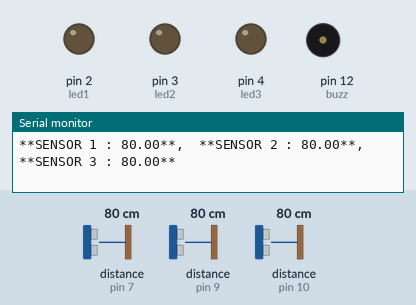
Recording of a sketch running on a simulated Arduino Uno, built with avr-gcc and run on an emulated ATmega328P. Parts: output pins drawn as LEDs (lit = HIGH), buzzer (waves = sounding, pin HIGH), the last lines printed to the serial monitor. Wiring (inferred from the names in the program): 3 × ultrasonic range finder: trigger pin 6, echo pin 7 / trigger pin 8, echo pin 9 / trigger pin 11, echo pin 10. The inputs (shaded band) are chosen by the test bench; at power-on: distance to the obstacle (sensors on pin 7, pin 9, pin 10) 80 cm. The echo pulse lasts 58.3 µs per cm; pins used as bus, display or sensor lines are not drawn.

Above: at 1.8 s.
1.9 s: distance to the obstacle (sensor on pin 7) set to 10 cm
3.4 s: distance to the obstacle (sensor on pin 7) set to 7 cm
At 4.9 s:
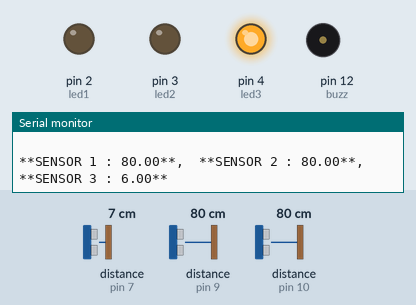
7.5 s: distance to the obstacle (sensor on pin 9) set to 10 cm
11.0 s: distance to the obstacle (sensor on pin 9) set to 7 cm
At 12.8 s:
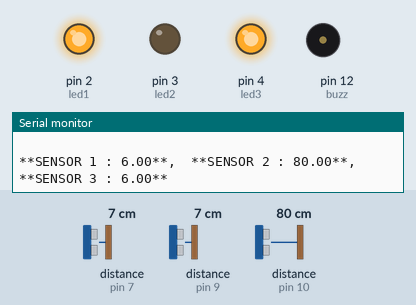
14.5 s: distance to the obstacle (sensor on pin 10) set to 10 cm
18.0 s: distance to the obstacle (sensor on pin 10) set to 7 cm
At 20.0 s:
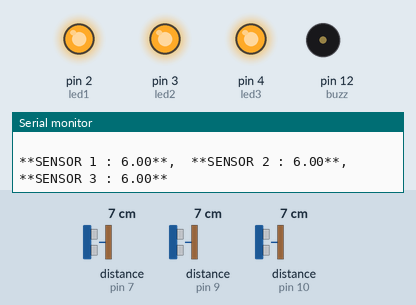
Timing chart, 0 to 22.5 s (numbered marks = the images above; inputs shaded):
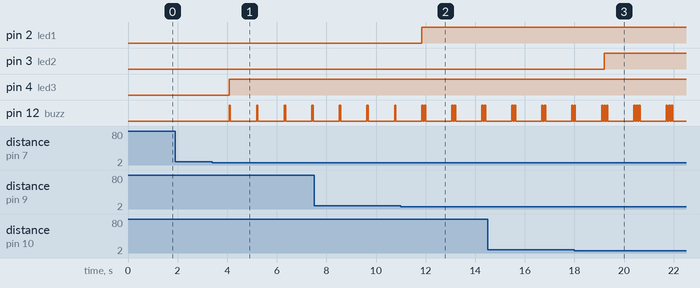

The sketch:

Sensor_de_Carro_com_Apito.ino
```cpp
#define led1 2
#define led2 3
#define led3 4
#define echo1 9
#define trig1 8
#define echo2 10
#define trig2 11
#define echo3 7
#define trig3 6
#define buzz 12
unsigned long tempo1;
double dist1;
unsigned long tempo2;
double dist2;
unsigned long tempo3;
double dist3;

void setup() {
pinMode(led1,OUTPUT);
pinMode(led2,OUTPUT);
pinMode(led3,OUTPUT);
pinMode(trig1,OUTPUT);
pinMode(echo1,INPUT);
pinMode(trig2,OUTPUT);
pinMode(echo2,INPUT);
pinMode(trig3,OUTPUT);
pinMode(echo3,INPUT);
pinMode(buzz,OUTPUT);
Serial.begin(9600);
digitalWrite(trig1,LOW);
digitalWrite(trig2,LOW);
digitalWrite(trig3,LOW);
}

void loop() {

/* ____________________________
      ***PRIMEIRO SENSOR****
  _____________________________*/
digitalWrite(trig1,HIGH);
delayMicroseconds(10);
digitalWrite(trig1,LOW);
tempo1 = pulseIn(echo1,HIGH);
dist1 = tempo1/58;
 if(dist1<=7){
 digitalWrite(led1,HIGH);
   Serial.println(" ");
   Serial.println("***CUIDADO *DIREITA* MUITO PROXÍMA***");
   Serial.println(" ");
 digitalWrite(buzz,HIGH);
 delay(50);
 digitalWrite(buzz,LOW);
 delay(50);
 }
 else{
  digitalWrite(led1,LOW);
  digitalWrite(buzz,LOW);
 }

/* ____________________________
      ***SEGUNDO SENSOR****
  _____________________________*/
digitalWrite(trig2,HIGH);
delayMicroseconds(10);
digitalWrite(trig2,LOW);
tempo2 = pulseIn(echo2,HIGH);
dist2 = tempo2/58;
 if(dist2 <= 7) {
 digitalWrite(led2,HIGH);
   Serial.println(" ");
   Serial.println("***CUIDADO *ESQUERDA* MUITO PROXÍMA***");
   Serial.println(" ");
 digitalWrite(buzz,HIGH);
 delay(50);
 digitalWrite(buzz,LOW);
 delay(50);
 }
 else{
  digitalWrite(led2,LOW);
  digitalWrite(buzz,LOW);
 }

/* ____________________________
      ***TERCEIRO SENSOR****
  _____________________________*/
digitalWrite(trig3,HIGH);
delayMicroseconds(10);
digitalWrite(trig3,LOW);
tempo3 = pulseIn(echo3,HIGH);
dist3 = tempo3/58;
 if(dist3 <= 7) {
 digitalWrite(led3,HIGH);
   Serial.println(" ");
   Serial.println("***CUIDADO *TRASEIRA* MUITO PROXÍMA***");
   Serial.println(" ");
 digitalWrite(buzz,HIGH);
 delay(50);
 digitalWrite(buzz,LOW);
 delay(50);
 }
 else{
  digitalWrite(led3,LOW);
  digitalWrite(buzz,LOW);
 }
Serial.print("**SENSOR 1 : ");
Serial.print(dist1);
Serial.print("**,  ");
Serial.print("**SENSOR 2 : ");
Serial.print(dist2);
Serial.print("**,  ");
Serial.print("**SENSOR 3 : ");
Serial.print(dist3);
Serial.println("**");
delay(1000);

}
```

Measured:
- the behaviour switches between 9 and 8 cm on distance to the obstacle (sensor on pin 7) (found by bisection; images 0 and 1)
- the behaviour switches between 9 and 8 cm on distance to the obstacle (sensor on pin 9) (found by bisection; images 1 and 2)
- the behaviour switches between 9 and 8 cm on distance to the obstacle (sensor on pin 10) (found by bisection; images 2 and 3)
- after the input at 3.4 s, pin 4 (led3): LOW → HIGH after 0.68 s; pin 12 (buzz): alternates HIGH for 0.05 s and LOW for 1.1 s, starting after 0.68 s
- after the input at 11.0 s, pin 2 (led1): LOW → HIGH after 0.85 s
- after the input at 18.0 s, pin 3 (led2): LOW → HIGH after 1.2 s
